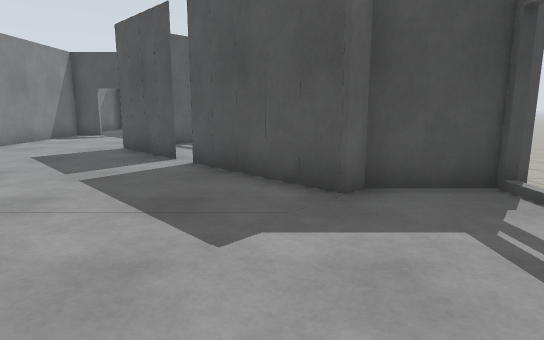
View 1 (above)

16 first-person views from a walk through a Gazebo world. The camera is 1.2 m above the floor, tilts 10° down and sees 75° across. The floor is counted in squares, 1 m on a side. Each view is taken from the middle of a square. On the plan, view 1 faces up. The plan holds only what a view shows up to about 14 squares ahead; the rest is blank.

View 2
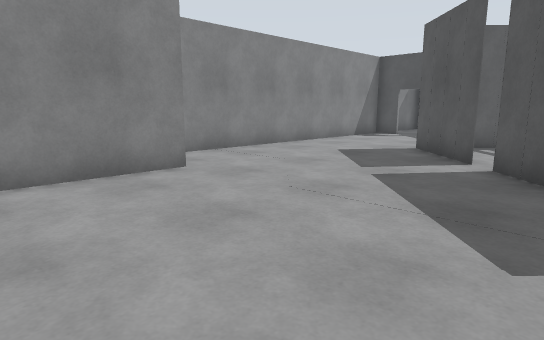

View 3
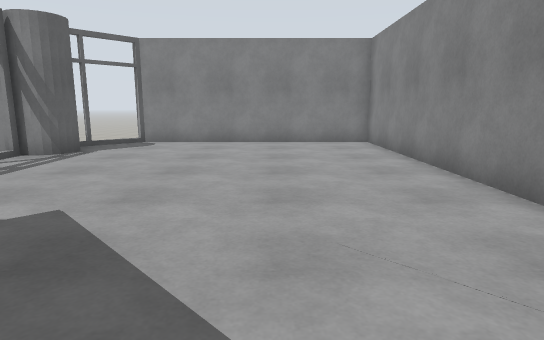

View 4
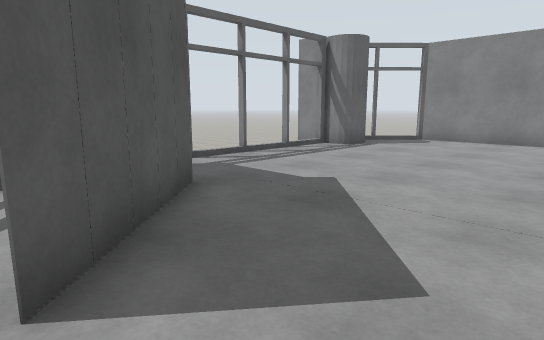

View 5
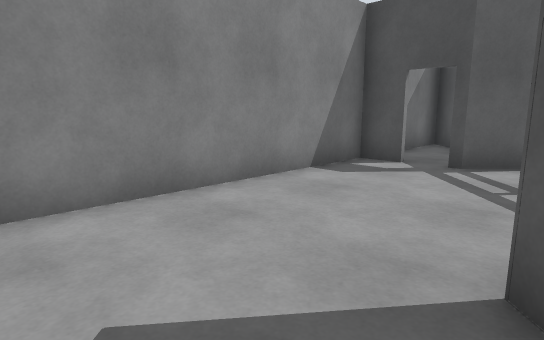

View 6
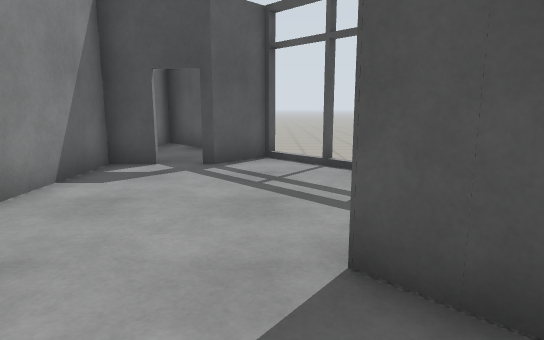

View 7
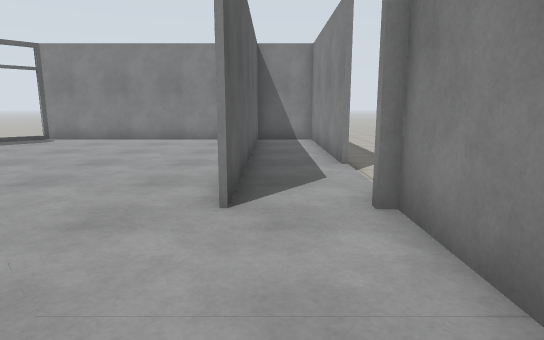

View 8
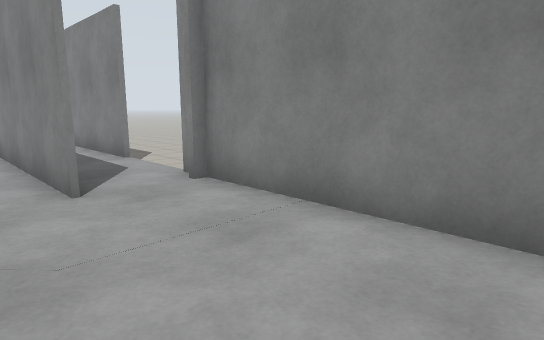

View 9
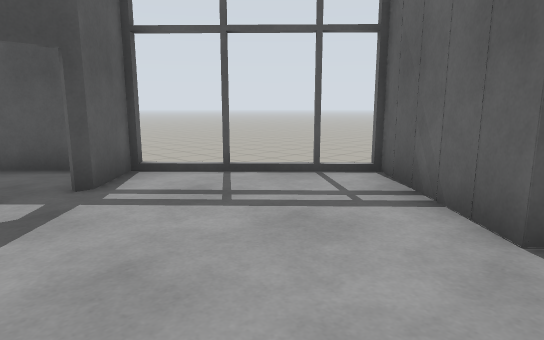

View 10
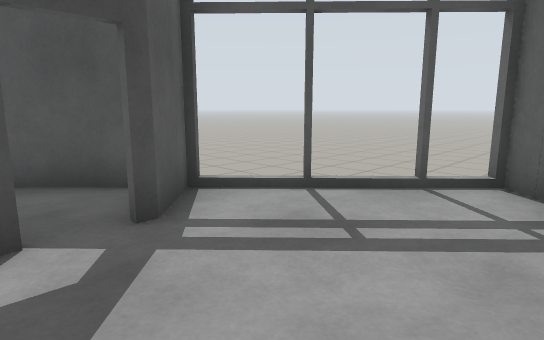

View 11
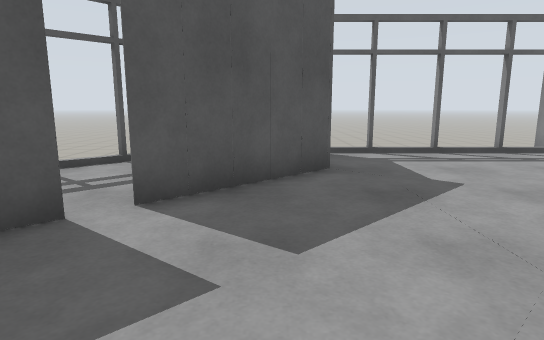

View 12
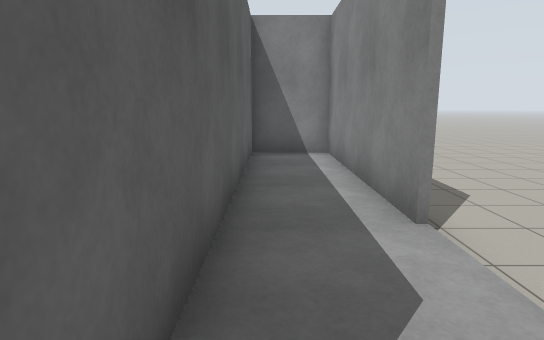

View 13
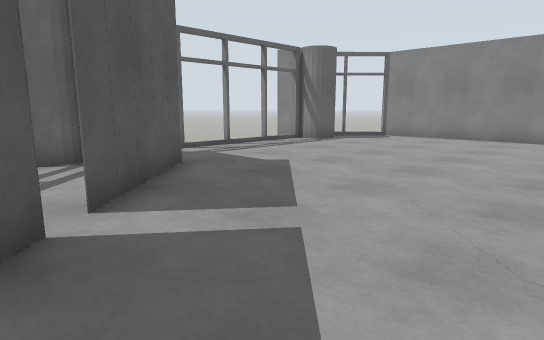

View 14
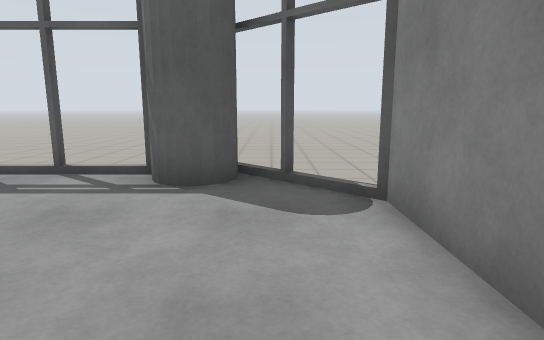

View 15
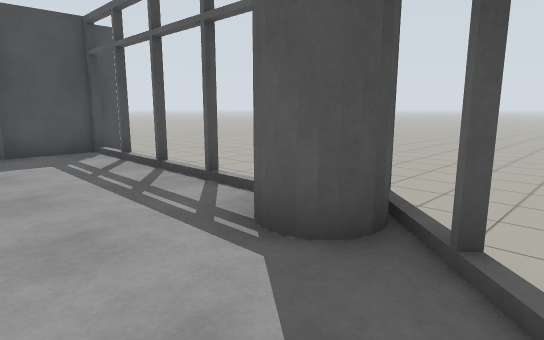

View 16
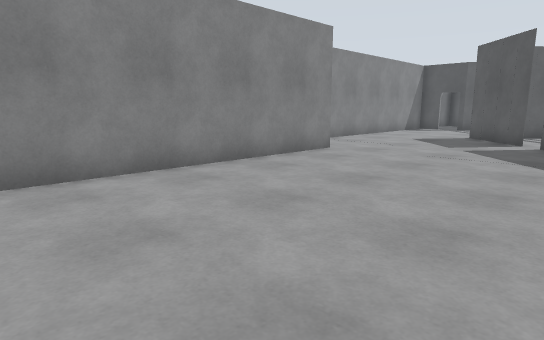

### Floor plan
Key: @ floor where view 1 was taken; # wall or solid block; x gap in a wall; . floor; / step, stairs or slope; v drop or lower ground.
Columns run from 9 left of view 1 to 4 right of it. Each row starts with its distance up from view 1.
 20  #  vvvvvvvvv
 19 #.#  vvvvvvvvv
 18 #..# vvvvvvvvv
 17  ..#x vvvvvvvv
 16  #.#.v vvvvvvv
 15 #.....v vvvvvv
 14 #......v vvv
 13 #.....##
 12 #.....#      v
 11 #....##.     v
 10 #....##. ..v
  9 #.....#....#
  8 #..........
  7 #.......#...#
  6 #.......##.###
  5 #........####v
  4 v#...........
  3 v..#.........v
  2 v..#.........v
  1 v..#.........v
  0 #..#.....@...v
 -1 #..#.........v
 -2 #..#........##
 -3 #..#........#v
 -4 #..#........vv
 -5 #..#......./vv
 -6  ## #######v v

Where each view was taken, in squares from view 1:
view 1: 0 up, 0 right, facing up
view 2: 0 up, 0 right, facing up-left
view 3: 7 up, 3 left, facing down
view 4: 8 up, 4 left, facing down-right
view 5: 8 up, 4 left, facing up-left
view 6: 8 up, 5 left, facing up
view 7: 8 up, 7 left, facing down
view 8: 9 up, 5 left, facing down-left
view 9: 10 up, 8 left, facing up-right
view 10: 12 up, 8 left, facing up-right
view 11: 6 up, 6 left, facing right
view 12: 4 up, 7 left, facing down
view 13: 9 up, 6 left, facing down-right
view 14: 4 down, 3 left, facing right
view 15: 5 down, 0 right, facing up-right
view 16: 5 down, 0 right, facing up-left
